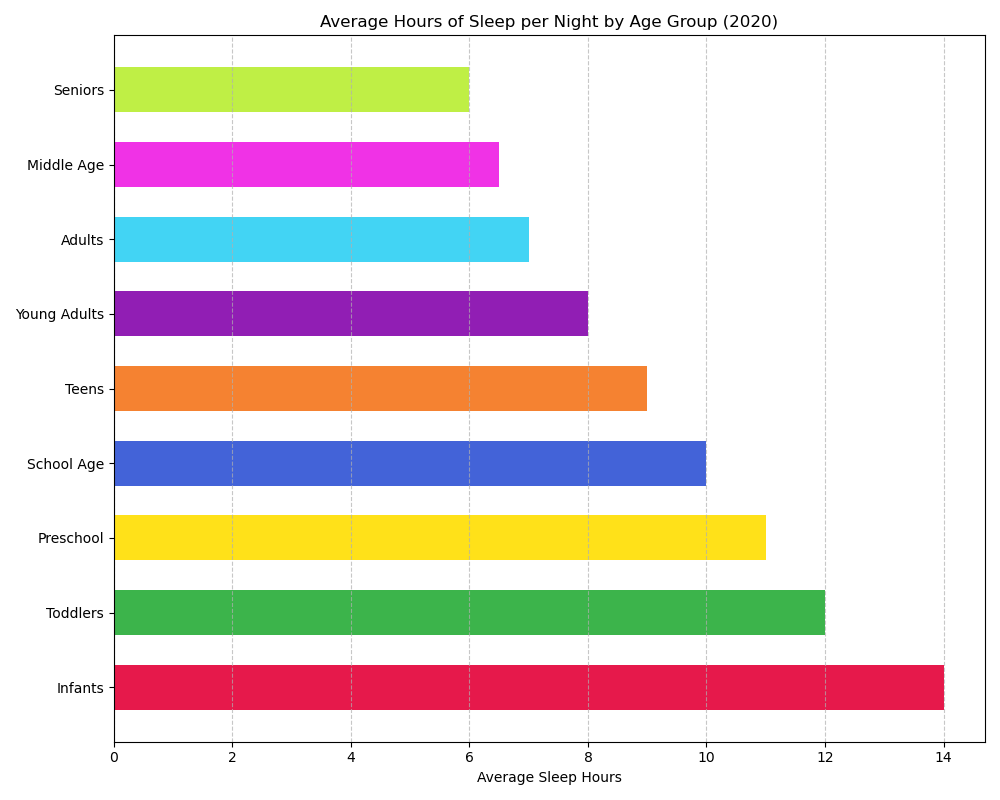

Reproduce this figure in Python.

import matplotlib.pyplot as plt

# Data
age_group = ['Infants', 'Toddlers', 'Preschool', 'School Age', 'Teens', 
             'Young Adults', 'Adults', 'Middle Age', 'Seniors']
average_sleep_hours = [14, 12, 11, 10, 9, 8, 7, 6.5, 6]

# Create horizontal bar chart
plt.figure(figsize=(10, 8))
colors = ['#e6194B', '#3cb44b', '#ffe119', '#4363d8', '#f58231',
          '#911eb4', '#42d4f4', '#f032e6', '#bfef45']

plt.barh(age_group, average_sleep_hours, color=colors, height=0.6)

# Customizing the plot
plt.xlabel('Average Sleep Hours')
plt.title('Average Hours of Sleep per Night by Age Group (2020)')
plt.grid(axis='x', linestyle='--', alpha=0.7)

plt.tight_layout()
plt.show()
